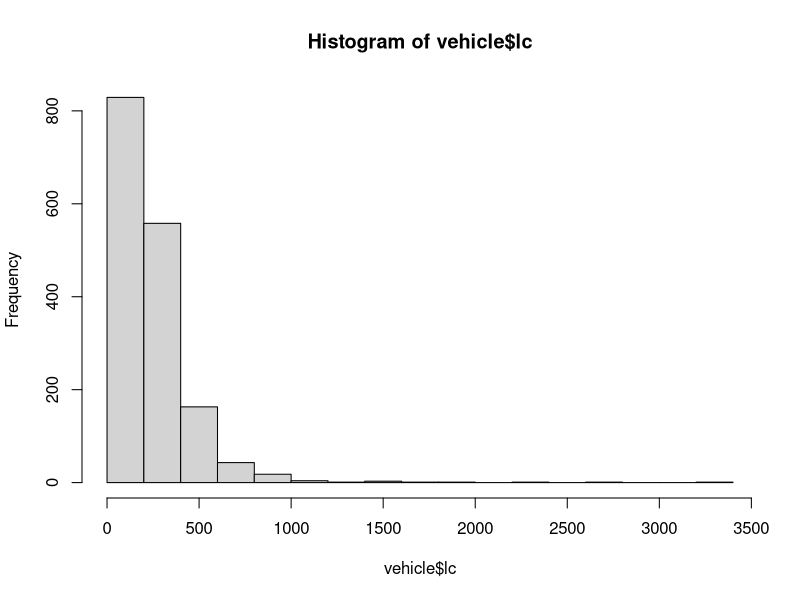
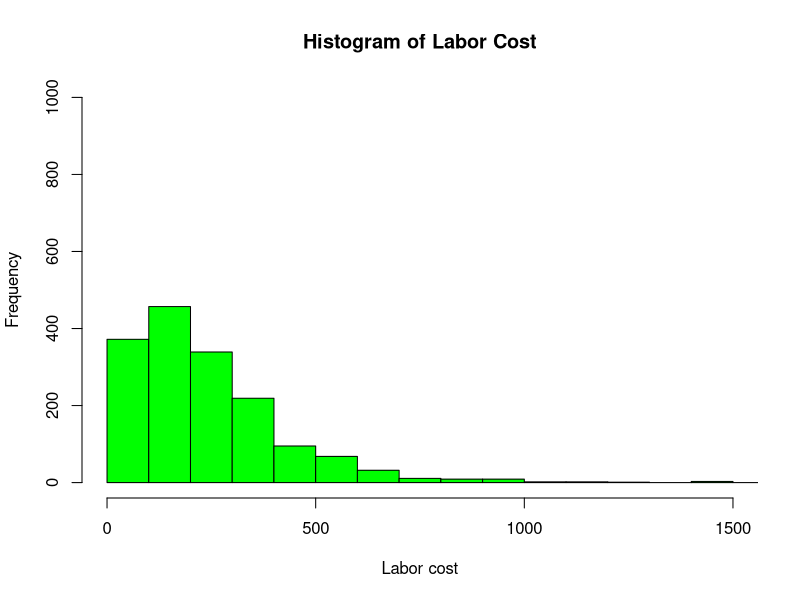

Generate these figures, in order, with R: (Note: this script raises an error after producing the figures.)
# Visualization

setwd("D:\\from E\\ML")

vehicle <- read.csv("vehicle.csv",header = T,sep = ",")

str(vehicle)
head(vehicle)
tail(vehicle)

#Histogram
hist(vehicle$lc)

hist(vehicle$lc,
     breaks = 30,
     xlim = c(0,1500),
     ylim = c(0,1000),
     col = 'green',
     xlab = 'Labor cost',
     ylab = 'Frequency',
     main = 'Histogram of Labor Cost'
     )

# Bar plot

plot(vehicle$State)

# pie chart

pie(table(vehicle$State))

# Box plot

boxplot(Mileage ~ State,data = vehicle)

# scatter plot

plot(vehicle$lh,vehicle$lc)

# Multi-plot

pairs(vehicle[2:6])
